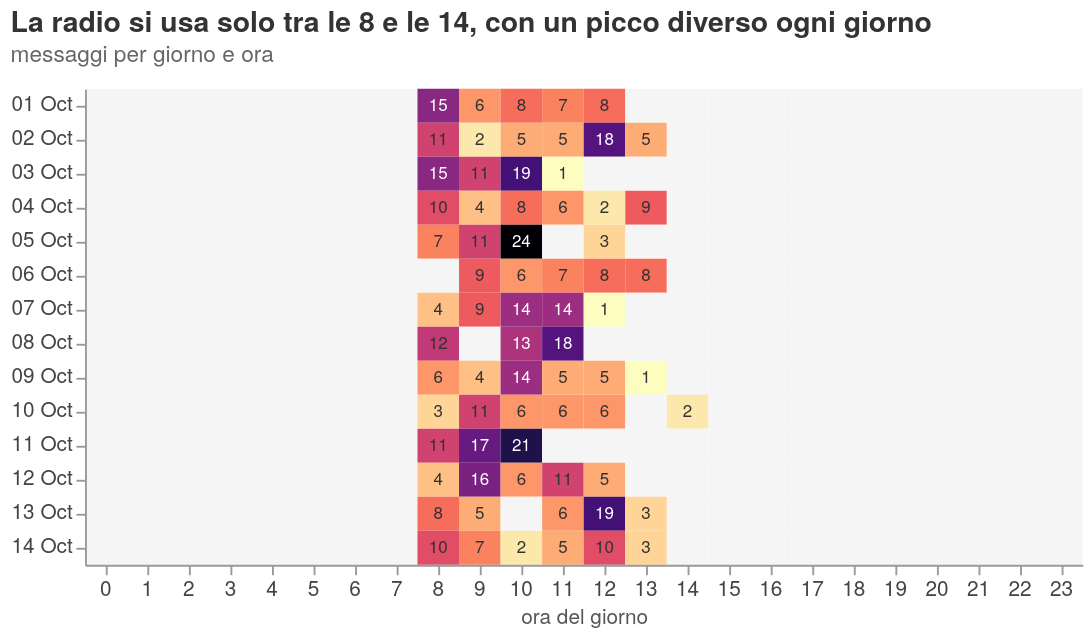

The code cell stored with this chart in its notebook:
### Markdown cell above
**Domanda.** A che ora arrivano i messaggi, giorno per giorno?

**Come leggerlo.** Righe = giorni, colonne = ore del giorno (tutte le 24). Ogni cella è tanto più scura (dal giallo al viola) quanti più messaggi ci sono in quell'ora; il numero è il conteggio. Le celle bianche = nessun messaggio.

<sub>Codifica: giorno **O**, ora **O** (ciclica), messaggi **Q** → heatmap (due ordinali + un conteggio, S06 p.12) con scala sequenziale magma (luminosità monotona); tutte le 24 ore per mostrare il vuoto notturno.</sub>

### Code cell
grid = pd.MultiIndex.from_product([m.day.unique(), range(24)], names=["day", "hour"])
hm = m.groupby(["day", "hour"]).size().reindex(grid, fill_value=0).reset_index(name="n")
b = alt.Chart(hm).encode(x=alt.X("hour:O", title="ora del giorno", axis=alt.Axis(labelAngle=0)),
                         y=alt.Y("day:O", title=None, sort=list(m.day.unique())))
q1a = (b.mark_rect().encode(color=alt.condition("datum.n == 0", alt.value("#f5f5f5"),
                                               alt.Color("n:Q", scale=alt.Scale(**SEQ, domainMin=1), legend=None)),
                            tooltip=["day", "hour", "n"])
       + b.mark_text(fontSize=9).encode(text=alt.condition("datum.n > 0", "n:Q", alt.value("")),
                                        color=alt.condition("datum.n > 12", alt.value("white"), alt.value(INK)))
       ).properties(width=alt.Step(22), height=alt.Step(18), title=alt.Title(
    "La radio si usa solo tra le 8 e le 14, con un picco diverso ogni giorno",
    subtitle="messaggi per giorno e ora"))
save(q1a, "q1a_heatmap_giorno_ora")

### Figure 1 — Vega-Lite specification as saved in the notebook (floating-point values rounded to 4 significant figures; data arrays with more than 128 entries replaced by an {"elided": "..."} marker saying what was removed)
{"config": {"view": {"continuousWidth": 300, "continuousHeight": 300, "strokeWidth": 0}, "axis": {"domainColor": "#999", "gridColor": "#ececec", "labelColor": "#444", "labelFontSize": 11, "tickColor": "#999", "titleColor": "#555", "titleFontSize": 11, "titleFontWeight": "normal"}, "font": "Helvetica Neue", "header": {"labelColor": "#333333", "labelFontSize": 12, "labelFontWeight": 600, "titleFontWeight": "normal"}, "legend": {"labelFontSize": 11, "titleColor": "#555", "titleFontSize": 11, "titleFontWeight": "normal"}, "title": {"anchor": "start", "color": "#333333", "fontSize": 15, "fontWeight": 600, "offset": 12, "subtitleColor": "#666", "subtitleFontSize": 12, "subtitlePadding": 4}}, "layer": [{"mark": {"type": "rect"}, "encoding": {"color": {"condition": {"test": "datum.n == 0", "value": "#f5f5f5"}, "field": "n", "legend": null, "scale": {"domainMin": 1, "reverse": true, "scheme": "magma"}, "type": "quantitative"}, "tooltip": [{"field": "day", "type": "nominal"}, {"field": "hour", "type": "quantitative"}, {"field": "n", "type": "quantitative"}], "x": {"axis": {"labelAngle": 0}, "field": "hour", "title": "ora del giorno", "type": "ordinal"}, "y": {"field": "day", "sort": ["01 Oct", "02 Oct", "03 Oct", "04 Oct", "05 Oct", "06 Oct", "07 Oct", "08 Oct", "09 Oct", "10 Oct", "11 Oct", "12 Oct", "13 Oct", "14 Oct"], "title": null, "type": "ordinal"}}}, {"mark": {"type": "text", "fontSize": 9}, "encoding": {"color": {"condition": {"test": "datum.n > 12", "value": "white"}, "value": "#333333"}, "text": {"condition": {"test": "datum.n > 0", "field": "n", "type": "quantitative"}, "value": ""}, "x": {"axis": {"labelAngle": 0}, "field": "hour", "title": "ora del giorno", "type": "ordinal"}, "y": {"field": "day", "sort": ["01 Oct", "02 Oct", "03 Oct", "04 Oct", "05 Oct", "06 Oct", "07 Oct", "08 Oct", "09 Oct", "10 Oct", "11 Oct", "12 Oct", "13 Oct", "14 Oct"], "title": null, "type": "ordinal"}}}], "data": {"name": "data-e997eb8574bad090e5e82bc287781839"}, "height": {"step": 18}, "title": {"text": "La radio si usa solo tra le 8 e le 14, con un picco diverso ogni giorno", "subtitle": "messaggi per giorno e ora"}, "width": {"step": 22}, "$schema": "https://vega.github.io/schema/vega-lite/v6.1.0.json", "datasets": {"data-e997eb8574bad090e5e82bc287781839": {"elided": "336 records"}}}
